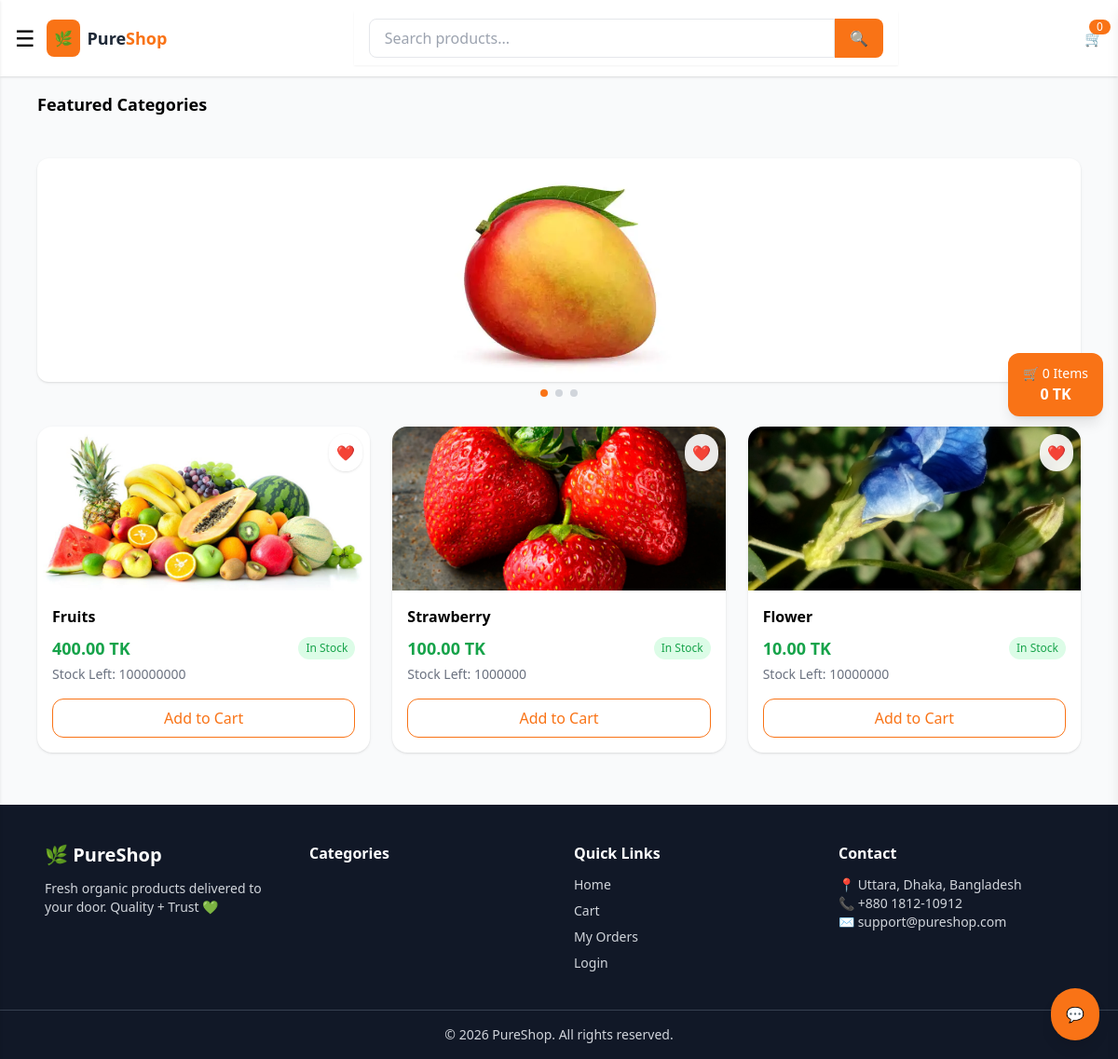
Before: / with the older database file.
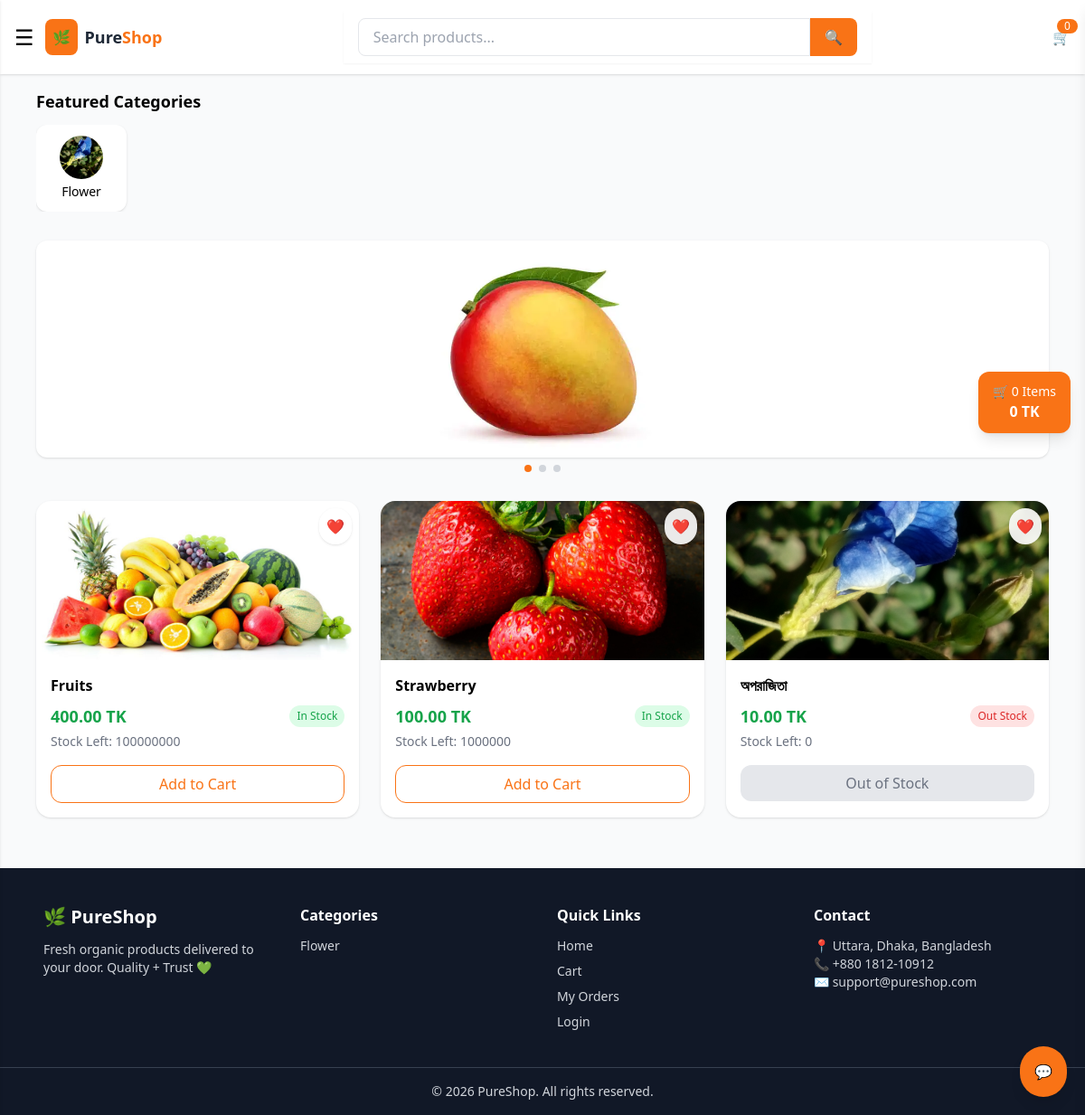
After: the same page with the newer database file.
### products/models.py (models this page shows, shortened)
class Product(models.Model):
    category = models.ForeignKey(
        Category,
        on_delete=models.CASCADE,
        related_name='products',
        null=True,
        blank=True
    )
    name = models.CharField(max_length=200)
    description = models.TextField()
    price = models.DecimalField(max_digits=8, decimal_places=2)
    image = models.ImageField(upload_to='products/')
    stock = models.IntegerField()

class Category(models.Model):
    name = models.CharField(max_length=100)
    image = models.ImageField(upload_to='categories/')

### products/views.py (the view)
# urls.py: path('', views.product_list, name='product_list'),
def product_list(request):
    query = request.GET.get('q')
    category_id = request.GET.get('category')
    products = Product.objects.all()
    categories = Category.objects.all()
    if query:
        products = products.filter(name__icontains=query)
    if category_id:
        products = products.filter(category_id=category_id)
    return render(request, 'products/product_list.html', {
        'products': products,
        'categories': categories,
        'query': query
    })

### orders/context_processors.py (called while the page is built)
def sales_data(request):
    today_items = OrderItem.objects.filter(
        order__created_at__date=now().date()
    )
    total_sales = sum(
        item.price * item.quantity
        for item in today_items
    )
    total_quantity = today_items.aggregate(
        Sum('quantity')
    )['quantity__sum'] or 0
    return {
        'today_sales': total_sales,
        'today_quantity': total_quantity
    }

### products/context_processors.py (called while the page is built)
def categories(request):
    return {
        'categories': Category.objects.all()
    }

### products/templates/products/product_list.html (shortened to what this page needs)
{% extends 'base.html' %}
{% block content %}
<div class="p-4">
    <h2 class="font-bold mb-3 text-lg">Featured Categories</h2>
    <div class="flex gap-4 overflow-x-auto">
        {% for cat in categories %}
        <a href="?category={{ cat.id }}"
            class="bg-white p-3 rounded-xl shadow text-center min-w-[100px] hover:shadow-lg transition">
            <img src="{{ cat.image.url }}"
                class="w-12 h-12 mx-auto object-cover rounded-full mb-1">
            <p class="text-sm font-medium">
                {{ cat.name }}
            </p>
        </a>
        {% endfor %}
    </div>
</div>
<div class="p-4">
    <img id="slider"
    src="/media/banner1.jpg"
    class="w-full h-60 object-contain bg-white rounded-xl shadow transition duration-500">
    <div class="flex justify-center mt-2 gap-2">
        <span class="w-2 h-2 bg-orange-500 rounded-full"></span>
        <span class="w-2 h-2 bg-gray-300 rounded-full"></span>
        <span class="w-2 h-2 bg-gray-300 rounded-full"></span>
    </div>
</div>
{% if products %}
<div class="p-4 grid grid-cols-2 md:grid-cols-3 gap-6">
{% for product in products %}
<div class="bg-white rounded-2xl shadow hover:shadow-2xl transition duration-300 overflow-hidden group relative">
    <button class="absolute top-2 right-2 bg-white/90 backdrop-blur p-2 rounded-full shadow hover:scale-110 hover:text-red-500 transition z-10">
        ❤️
    </button>
    <div class="overflow-hidden bg-gray-100">
        <img src="{{ product.image.url }}"
            class="w-full h-44 object-cover group-hover:scale-110 transition duration-500">
    </div>
    <div class="p-4">
        <h3 class="font-semibold text-sm md:text-base line-clamp-1">
            {{ product.name }}
        </h3>
        <div class="flex items-center justify-between mt-2">
            <p class="text-green-600 font-bold text-lg">
                {{ product.price }} TK
            </p>
            {% if product.stock > 0 %}
            <span class="text-xs bg-green-100 text-green-600 px-2 py-1 rounded-full">
                In Stock
            </span>
            {% else %}
            <span class="text-xs bg-red-100 text-red-600 px-2 py-1 rounded-full">
                Out Stock
            </span>
            {% endif %}
        </div>
        <p class="text-sm text-gray-500 mt-1">
            Stock Left: {{ product.stock }}
        </p>
        <div class="mt-4">
            {% if product.stock > 0 %}
            <button
                onclick="handleAdd(this, {{ product.id }})"
                class="w-full border border-orange-500 text-orange-500 py-2 rounded-xl
                    transition duration-300
                    hover:bg-orange-500 hover:text-white
                    hover:shadow-lg hover:shadow-orange-200">
                Add to Cart
            </button>
            {% else %}
            <button
                class="w-full bg-gray-200 text-gray-500 py-2 rounded-xl cursor-not-allowed">
                Out of Stock
            </button>
            {% endif %}
        </div>
    </div>
</div>
{% endfor %}
</div>
{% else %}
<p class="text-center text-gray-500 mt-10">
    No products found 😢
</p>
{% endif %}
{% endblock %}

### templates/base.html (shortened to what this page needs)
<!DOCTYPE html>
<html>
<head>
    <script src="https://cdn.tailwindcss.com"></script>
    {% load static %}
</head>
<body class="bg-gray-50">
<nav class="bg-white shadow px-4 py-3 flex items-center justify-between">
    <div class="flex items-center gap-3">
        <span onclick="toggleMenu()" class="text-2xl cursor-pointer">☰</span>
        <a href="/" class="flex items-center gap-2 hover:scale-105 transition duration-200">
            <div class="bg-orange-500 text-white p-2 rounded-lg font-bold">
                🌿
            </div>
            <span class="text-gray-800 font-semibold text-lg">
                Pure<span class="text-orange-500">Shop</span>
            </span>
        </a>
    </div>
    <div class="bg-white px-4 py-2 shadow-sm w-1/2 hidden md:block">
        <form method="GET" class="flex">
            <input type="text" name="q"
                value="{{ request.GET.q }}"
                placeholder="Search products..."
                class="w-full px-4 py-2 border rounded-l-lg focus:outline-none">
            <button class="bg-orange-500 text-white px-4 rounded-r-lg">🔍</button>
        </form>
    </div>
    <div class="relative cursor-pointer" onclick="toggleCart()">
        🛒
        <span id="cart-count"
        class="absolute -top-2 -right-2 bg-orange-500 text-white text-xs px-2 rounded-full">
        0
        </span>
    </div>
</nav>
<div class="max-w-6xl mx-auto">
    {% block content %}{% endblock %}
</div>
<div class="fixed right-4 top-1/3 z-50">
    <div onclick="toggleCart()"
        class="bg-orange-500 text-white px-4 py-3 rounded-xl shadow-lg cursor-pointer hover:scale-105 transition">
        <div class="text-center">
            <div class="text-sm">🛒 <span id="floating-count">0</span> Items</div>
            <div class="font-bold" id="floating-total">0 TK</div>
        </div>
    </div>
</div>
<div class="fixed bottom-5 right-5 z-50">
    <div onclick="openChat()"
        class="bg-orange-500 text-white p-4 rounded-full shadow-lg cursor-pointer hover:scale-110 transition">
        💬
    </div>
</div>
<footer class="bg-gray-900 text-gray-300 mt-10">
    <div class="max-w-6xl mx-auto px-6 py-10 grid md:grid-cols-4 gap-8">
        <div>
            <h2 class="text-xl font-bold text-white mb-3">
                🌿 PureShop
            </h2>
            <p class="text-sm">
                Fresh organic products delivered to your door. Quality + Trust 💚
            </p>
        </div>
        <div>
            <h3 class="text-white font-semibold mb-3">Categories</h3>
            <ul class="space-y-2 text-sm">
                {% for cat in categories|slice:":6" %}
                <li>
                    <a href="/?category={{ cat.id }}" class="hover:text-orange-400">
                        {{ cat.name }}
                    </a>
                </li>
                {% endfor %}
            </ul>
        </div>
        <div>
            <h3 class="text-white font-semibold mb-3">Quick Links</h3>
            <ul class="space-y-2 text-sm">
                <li><a href="/" class="hover:text-orange-400">Home</a></li>
                <li><a href="/cart/" class="hover:text-orange-400">Cart</a></li>
                <li><a href="/my-orders/" class="hover:text-orange-400">My Orders</a></li>
                <li><a href="/login/" class="hover:text-orange-400">Login</a></li>
            </ul>
        </div>
        <div>
            <h3 class="text-white font-semibold mb-3">Contact</h3>
            <p class="text-sm">📍 Uttara, Dhaka, Bangladesh</p>
            <p class="text-sm">📞 +880 1812-10912</p>
            <p class="text-sm">✉ support@pureshop.com</p>
        </div>
    </div>
    <div class="border-t border-gray-700 text-center py-4 text-sm">
        © <span id="year"></span> PureShop. All rights reserved.
    </div>
</footer>
</body>
</html>

Changed rows visible on the page:
removed Product: image (picture), name "Flower", price "10.00", shows "In Stock", stock "10000000"
added Category: image (picture), name "Flower"
added Product: image (picture), name "অপরাজিতা", price "10.00", shows "Out Stock", stock "0", shows "Out of Stock"
